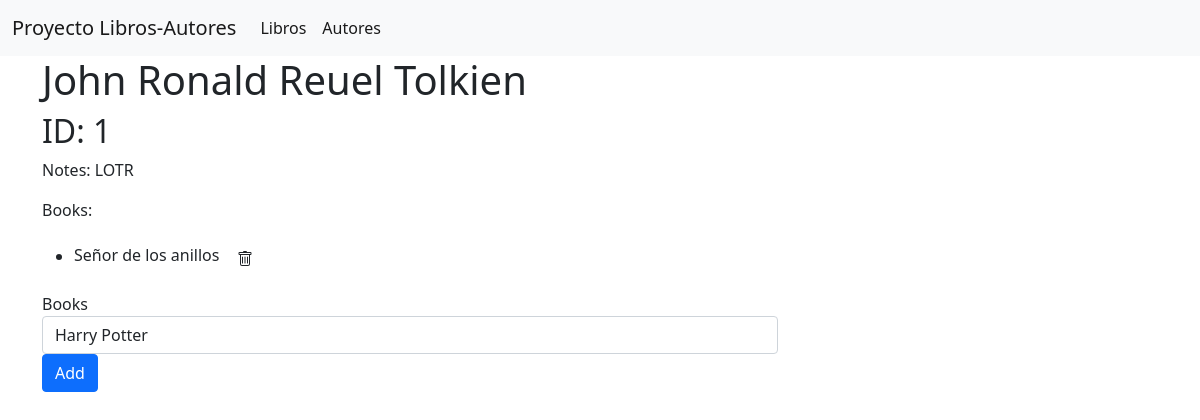
/author_view/1, run on the app's committed database.
### books_authors_app/models.py (models this page shows)
class Author(models.Model):
    first_name = models.CharField(max_length=255)
    last_name = models.CharField(max_length=255)
    notes = models.CharField(max_length=1000,default='')
    books = models.ManyToManyField(Book, related_name="authors")
    created_at = models.DateTimeField(auto_now_add=True)
    updated_at = models.DateTimeField(auto_now=True)

class Book(models.Model):
    title = models.CharField(max_length=45)
    descr = models.TextField()
    created_at = models.DateTimeField(auto_now_add=True)
    updated_at = models.DateTimeField(auto_now=True)

### books_authors_app/views.py (the view)
# urls.py: path('author_view/<int:id_author>', views.author_view),
def author_view(request,id_author):
    autor=Author.objects.get(id=id_author)
    books=Book.objects.all().filter(authors=autor)
    no_books=[Lib for Lib in Book.objects.all() if Lib not in books]
    context = {
                'author':autor,
                'books_of_author':books,
                'all_books':no_books
            }
    return render(request, 'view_authors.html', context)

### books_authors_app/templates/view_authors.html (shortened to what this page needs)
{% extends './base.html' %}
{% block content %}
<div class="container ">
    <div class="row ">
        <div class="col-8">
            <h1>{{author.first_name}} {{author.last_name}}</h1>
            <h2>ID: {{author.id}}</h2>
            <p>
                Notes: {{author.notes}}
            </p>
            <p>
                Books:
                <ul>
                {% for book in books_of_author %}
                    <li>
                        {{book.title}}
                        <a href="#" data-href="/delete/{{author.id}}/{{book.id}}"
                        class="btn btn-xs btn-confirm" data-title="delete" data-bs-toggle="modal" data-bs-target="#remModal">
                        </a>
                    </li>
                {% endfor %}
                </ul>
            </p>
        </div>
    </div>
    <div class="row">
        <div class="col-8">
            <form action="/add_book/{{author.id}}" method="POST" id="new_book" name="new_book">
                <div class="form-group">
                    <label for="title">Books</label>
                    <select class="form-control" id="book" name="book">
                        {% for b in all_books %}
                        <option value="{{b.id}}">{{b.title}} </option>
                        {% endfor %}
                    </select>
                    <button type="submit" class="btn btn-primary">Add</button>
                </div>
            </form>
        </div>
    </div>
</div>
{% endblock %}

### data on the page
Author: first_name "John Ronald Reuel", last_name "Tolkien", id "1", notes "LOTR"
Book: title "Señor de los anillos"

### other printed values
form field book "Harry Potter"
